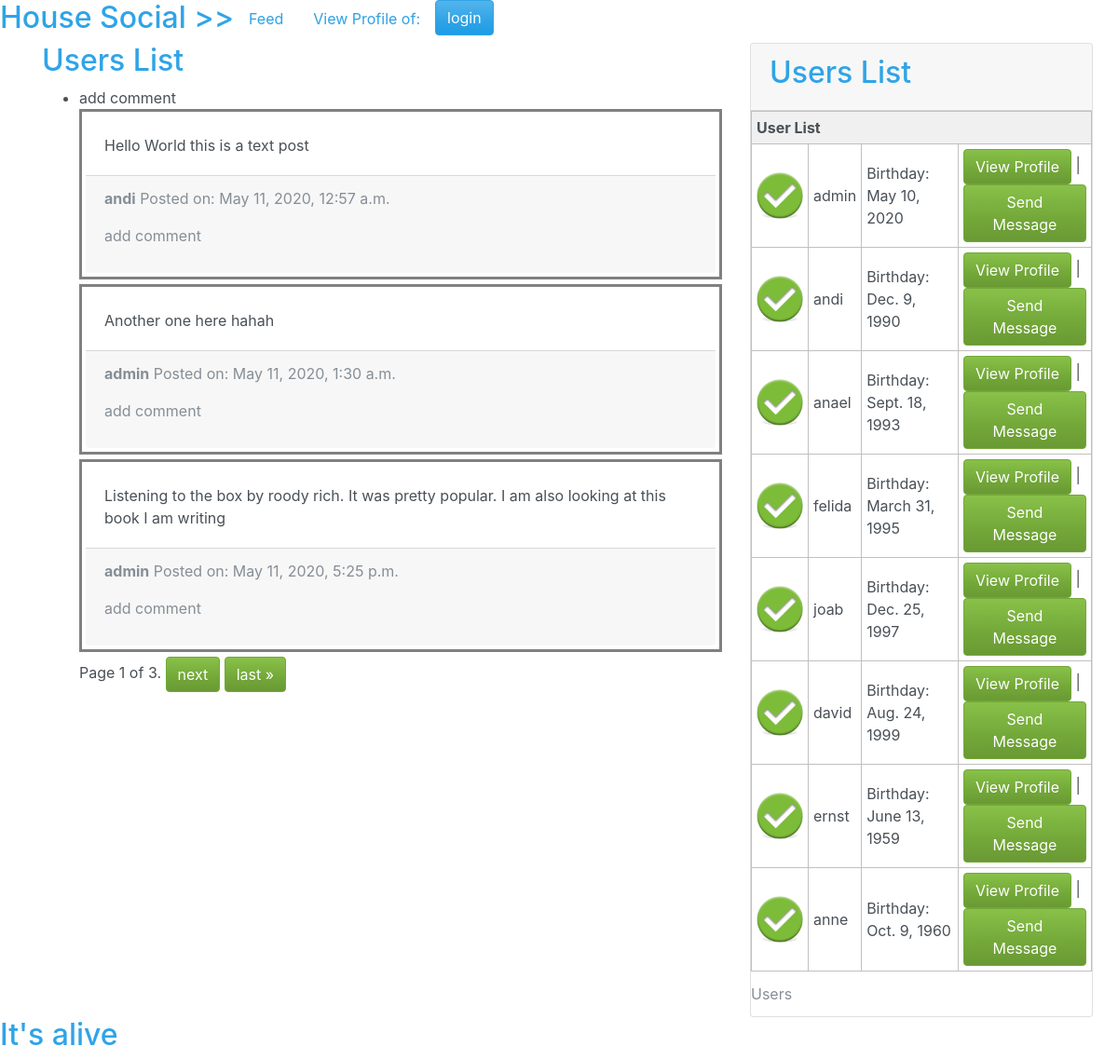
The page / on the database its author committed.
### social/models.py (models this page shows, shortened)
class TextPost(models.Model):
    content = models.TextField(max_length=500)
    post_date = models.DateTimeField(default=datetime.now, verbose_name="Posted on: ")
    author = models.ForeignKey(settings.AUTH_USER_MODEL, on_delete=models.CASCADE, null=False, default=1)
    post_type = models.CharField(default="text", max_length=50)

class HouseUserProfile(models.Model):
    user = models.OneToOneField(User, related_name='houseuserprofile', on_delete=models.CASCADE)
    birth_date = models.DateField(null=True, blank=True)
    avatar_url = models.URLField(null=True, blank=True)

### social/views.py (the view)
# urls.py: path('', index, name='index'),
def index (request):
    template_name = 'social/index.html'
    feed_list = feed.get_feed_data()
    page = request.GET.get('page', 1)
    paginator = Paginator(feed_list, 3)
    try:
        page_obj = paginator.page(page)
    except PageNotAnInteger:
        page_obj = paginator.page(1)
    except EmptyPage:
        page_obj = paginator.page(paginator.num_pages)
    context = {
            'house_users':  User.objects.all(),
            'feed': page_obj
    }
    return render(request, template_name, context)

### social/data/feed.py (called while the page is built)
def get_feed_data():
    textposts = list(TextPost.objects.all())
    imageposts = list(ImagePost.objects.all())
    feed_data = textposts + imageposts
    return feed_data

### social/templates/social/index.html (shortened to what this page needs)
{% extends 'social/base.html' %}
{% load static %}
{% block content %}
<div class="row">
  <div class="col-sm-8">
    <h2>Users List</h2>
    <ul>
      <li>add comment</li>
      {% for post in feed.object_list %}
      <li style="list-style: none;">
        <div class="post-card">
          {% if post.post_type == 'text' %}
          <div class="card-body">{{post.content}}</div>
          {% elif post.post_type == 'image' %}
          <div class="card-body"><img height="160px" src="{{ post.cover.url}}" alt="{{ post.title }}"></div>
          {% else %}
          No posts
          {% endif %}
          <div class="card-footer text-muted">
            <p><strong>{{post.author}}</strong> Posted on: {{post.post_date}}</p>
            <p>add comment</p>
          </div>
        </div>
      </li>
      {% endfor %}
      <div class="pagination ">
        <span class="step-links">
          <span class="current">
            Page {{ feed.number }} of {{ feed.paginator.num_pages }}.
          </span>
          {% if feed.has_next %}
          <a class="btn btn-success" href="?page={{ feed.next_page_number }}">next</a>
          <a class="btn btn-success" href="?page={{ feed.paginator.num_pages }}">last &raquo;</a>
          {% endif %}
        </span>
      </div>
    </ul>
  </div>
  <div class="col-sm-4">
    <div class="card" style="width: 23rem;">
      <div class="card-header">
        <h2>Users List</h2>
      </div>
      <table class="demo">
        <caption>Users</caption>
        <thead>
          <tr>
            <th colspan="4">User List</th>
          </tr>
        </thead>
        <tbody>
          {% for user in house_users %}
          <tr>
            <td>
              <div class="avatar"> <img height="50px" src="{{ user.houseuserprofile.avatar_url }}" /></div>
            </td>
            <td>{{ user.username }}</td>
            <td>Birthday: {{ user.houseuserprofile.birth_date }}</td>
            <td> <a class="btn btn-success" href="{% url 'profile_others' user.username %} ">View Profile</a> |
            <a class="btn btn-success" href="{% url 'messages' user.id %}">Send Message</a></td>
          </tr>
          {% endfor %}
        </tbody>
      </table>
    </div>
  </div>
</div>
</div>
{% endblock %}

### social/static/css/app.css (style rules this page uses)
.demo { border:1px solid #C0C0C0; border-collapse:collapse; padding:5px; }
.demo th { border:1px solid #C0C0C0; padding:5px; background:#F0F0F0; }
.demo td { border:1px solid #C0C0C0; padding:5px; }
.post-card { border: 3px solid grey; padding: 4px; margin-bottom: 5px; }

### rows shown on the page
TextPost: content "Hello World this is a text post", author "andi", post_date "May 11, 2020, 12:57 a.m."
TextPost: content "Another one here hahah", author "admin", post_date "May 11, 2020, 1:30 a.m."
TextPost: content "Listening to the box by roody rich. It was pretty popular. I am also looking at this book I am writing", author "admin", post_date "May 11, 2020, 5:25 p.m."

### other values the page prints
{{ feed.number }} "1"
{{ feed.paginator.num_pages }} "3"
{{ user.username }} "admin"
{{ user.houseuserprofile.birth_date }} "May 10, 2020"
{{ user.username }} "andi"
{{ user.houseuserprofile.birth_date }} "Dec. 9, 1990"
{{ user.username }} "anael"
{{ user.houseuserprofile.birth_date }} "Sept. 18, 1993"
{{ user.username }} "felida"
{{ user.houseuserprofile.birth_date }} "March 31, 1995"
{{ user.username }} "joab"
{{ user.houseuserprofile.birth_date }} "Dec. 25, 1997"
{{ user.username }} "david"
{{ user.houseuserprofile.birth_date }} "Aug. 24, 1999"
{{ user.username }} "ernst"
